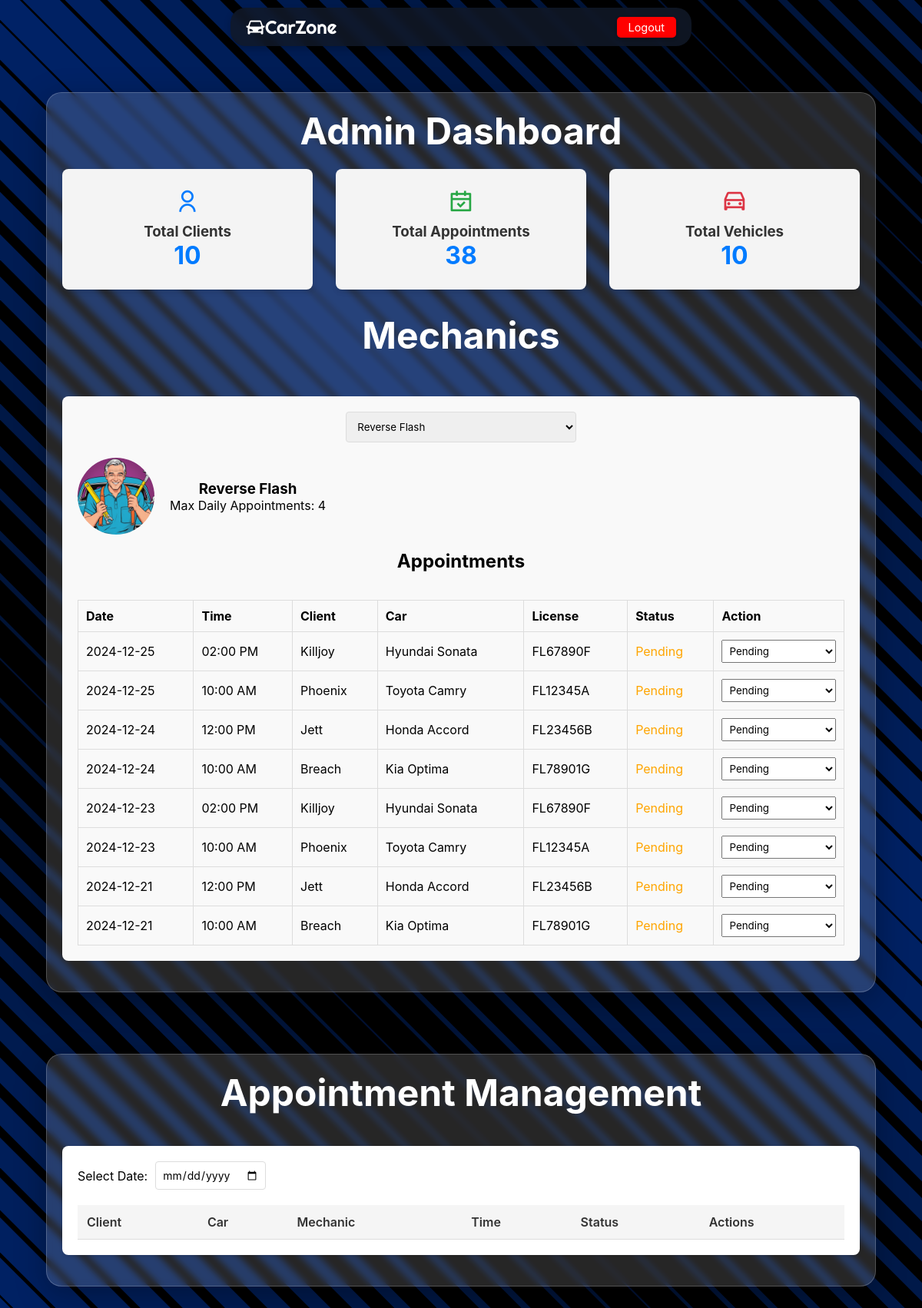
Screenshot of /admin_dashboard.php?mechanic_id=2 (signed in) with the database file from the repository.
### tables this page shows
CREATE TABLE mechanics (
    mechanic_id INT PRIMARY KEY AUTO_INCREMENT,
    name VARCHAR(100) NOT NULL,
    max_daily_appointments INT DEFAULT 4,
    image_path VARCHAR(255) DEFAULT 'assets/mechanic_X.png'
);

CREATE TABLE appointments (
    appointment_id INT PRIMARY KEY AUTO_INCREMENT,
    client_id INT NOT NULL,
    car_id INT NOT NULL,
    mechanic_id INT NOT NULL,
    appointment_date DATE NOT NULL,
    time_slot TIME NOT NULL,
    appointment_status ENUM('pending', 'scheduled', 'in_progress', 'completed') DEFAULT 'pending',
    appointment_reason TEXT,
    FOREIGN KEY (client_id) REFERENCES clients(client_id),
    FOREIGN KEY (car_id) REFERENCES cars(car_id),
    FOREIGN KEY (mechanic_id) REFERENCES mechanics(mechanic_id),
    UNIQUE (client_id, appointment_date),
    UNIQUE (mechanic_id, appointment_date, time_slot)
);

CREATE TABLE clients (
    client_id INT PRIMARY KEY AUTO_INCREMENT,
    password_hash VARCHAR(255) NOT NULL,
    name VARCHAR(100) NOT NULL,
    phone VARCHAR(15) NOT NULL,
    email VARCHAR(255),
    address TEXT NOT NULL
);

CREATE TABLE cars (
    car_id INT PRIMARY KEY AUTO_INCREMENT,
    client_id INT NOT NULL,
    car_name VARCHAR(100) NOT NULL,
    license_number VARCHAR(20) NOT NULL,
    engine_number VARCHAR(20) NOT NULL,
    FOREIGN KEY (client_id) REFERENCES clients(client_id)
);

### admin_dashboard.php (the view, shortened to what this page needs)
<?php
require_once 'dbconnection.php';
function getTotalCounts($conn) {
    $counts = [];
    $result = $conn->query("SELECT COUNT(*) as total_clients FROM clients");
    $counts['total_clients'] = $result->fetch_assoc()['total_clients'];
    $result = $conn->query("SELECT COUNT(*) as total_appointments FROM appointments");
    $counts['total_appointments'] = $result->fetch_assoc()['total_appointments'];
    $result = $conn->query("SELECT COUNT(*) as total_vehicles FROM cars");
    $counts['total_vehicles'] = $result->fetch_assoc()['total_vehicles'];
    return $counts;
}
function getAllMechanics($conn) {
    $result = $conn->query("SELECT * FROM mechanics ORDER BY name");
    return $result->fetch_all(MYSQLI_ASSOC);
}
function getMechanicDetails($conn, $mechanic_id) {
    $stmt = $conn->prepare("SELECT * FROM mechanics WHERE mechanic_id = ?");
    $stmt->bind_param("i", $mechanic_id);
    $stmt->execute();
    return $stmt->get_result()->fetch_assoc();
}
function getMechanicAppointments($conn, $mechanic_id) {
    $stmt = $conn->prepare("
        SELECT a.*, c.name AS client_name, car.car_name, car.license_number
        FROM appointments a
        JOIN clients c ON a.client_id = c.client_id
        JOIN cars car ON a.car_id = car.car_id
        WHERE a.mechanic_id = ?
        ORDER BY a.appointment_date DESC
    ");
    $stmt->bind_param("i", $mechanic_id);
    $stmt->execute();
    return $stmt->get_result()->fetch_all(MYSQLI_ASSOC);
}
$dashboardCounts = getTotalCounts($conn);
$mechanics = getAllMechanics($conn);
$selectedMechanicDetails = null;
$selectedMechanicAppointments = [];
if (isset($_GET['mechanic_id'])) {
    $selectedMechanicDetails = getMechanicDetails($conn, $_GET['mechanic_id']);
    $selectedMechanicAppointments = getMechanicAppointments($conn, $_GET['mechanic_id']);
}
?>
<!DOCTYPE html>
<html lang="en">
<head>
    <link rel="stylesheet" href="css/admin_dcss.css">
    <link href="https://cdn.jsdelivr.net/npm/remixicon@4.5.0/fonts/remixicon.css" rel="stylesheet"/>
</head>
<body>
    <div class="navbar">
        <h1><i class="ri-roadster-fill"></i>CarZone</h1>
        <div class="nav-content">
            <a href="admin_login.php" class="login-btn">Logout</a>
        </div>
    </div>
    <div class="app_container">
        <h1>Admin Dashboard</h1>
        <div class="dashboard-grid">
            <div class="dashboard-card">
                <i class="ri-user-line" style="font-size: 2em; color: #007bff;"></i>
                <h3>Total Clients</h3>
                <div class="count"><?php echo $dashboardCounts['total_clients']; ?></div>
            </div>
            <div class="dashboard-card">
                <i class="ri-calendar-check-line" style="font-size: 2em; color: #28a745;"></i>
                <h3>Total Appointments</h3>
                <div class="count"><?php echo $dashboardCounts['total_appointments']; ?></div>
            </div>
            <div class="dashboard-card">
                <i class="ri-car-line" style="font-size: 2em; color: #dc3545;"></i>
                <h3>Total Vehicles</h3>
                <div class="count"><?php echo $dashboardCounts['total_vehicles']; ?></div>
            </div>
        </div>
        <h1 style="color:white">Mechanics</h1>
        <div class="mechanics-section">
            <form method="get">
                <select name="mechanic_id" class="mechanics-dropdown" onchange="this.form.submit()">
                    <?php foreach($mechanics as $mechanic): ?>
                        <option value="<?php echo $mechanic['mechanic_id']; ?>"
                            <?php echo (isset($_GET['mechanic_id']) && $_GET['mechanic_id'] == $mechanic['mechanic_id']) ? 'selected' : ''; ?>>
                            <?php echo htmlspecialchars($mechanic['name']); ?>
                        </option>
                    <?php endforeach; ?>
                </select>
            </form>
            <?php if ($selectedMechanicDetails): ?>
                <div class="mechanic-details">
                    <img src="<?php echo htmlspecialchars($selectedMechanicDetails['image_path']); ?>"
                         alt="<?php echo htmlspecialchars($selectedMechanicDetails['name']); ?>">
                    <div>
                        <h3><?php echo htmlspecialchars($selectedMechanicDetails['name']); ?></h3>
                        <p>Max Daily Appointments: <?php echo $selectedMechanicDetails['max_daily_appointments']; ?></p>
                    </div>
                </div>
                <h2>Appointments</h2>
                <br>
                <table class="appointments-table">
                    <thead>
                        <tr>
                            <th>Date</th>
                            <th>Time</th>
                            <th>Client</th>
                            <th>Car</th>
                            <th>License</th>
                            <th>Status</th>
                            <th>Action</th>
                        </tr>
                    </thead>
                    <tbody>
                        <?php foreach($selectedMechanicAppointments as $appointment): ?>
                        <tr>
                            <td><?php echo htmlspecialchars($appointment['appointment_date']); ?></td>
                            <td><?php echo date('h:i A', strtotime($appointment['time_slot'])); ?></td>
                            <td><?php echo htmlspecialchars($appointment['client_name']); ?></td>
                            <td><?php echo htmlspecialchars($appointment['car_name']); ?></td>
                            <td><?php echo htmlspecialchars($appointment['license_number']); ?></td>
                            <td class="status-<?php echo htmlspecialchars($appointment['appointment_status']); ?>">
                                <?php echo htmlspecialchars(ucfirst(str_replace('_', ' ', $appointment['appointment_status']))); ?>
                            </td>
                            <td>
                                <form method="post">
                                    <select name="appointment_status" class="status-dropdown" onchange="this.form.submit()">
                                        <option value="pending" <?php echo $appointment['appointment_status'] == 'pending' ? 'selected' : ''; ?>>Pending</option>
                                    </select>
                                </form>
                            </td>
                        </tr>
                        <?php endforeach; ?>
                    </tbody>
                </table>
            <?php endif; ?>
        </div>
    </div>
    <div class="app2_container">
        <h1 style="color:white;">Appointment Management</h1>
        <div class="appointment-section">
            <form class="date-selector">
                <label>Select Date:</label>
                <input type="date" name="date"
                       value="<?php echo isset($_GET['date']) ? $_GET['date'] : '';  ?>"
                       onchange="this.form.submit()">
            </form>
            <div class="appointments-container">
                <table class="daily-appointments-table">
                    <thead>
                        <tr>
                            <th>Client</th>
                            <th>Car</th>
                            <th>Mechanic</th>
                            <th>Time</th>
                            <th>Status</th>
                            <th>Actions</th>
                        </tr>
                    </thead>
                </table>
            </div>
           </div>
           </div>
</body>
</html>

### css/admin_dcss.css (style rules this page uses)
* { margin: 0; padding: 0; box-sizing: border-box; font-family: -apple-system, BlinkMacSystemFont, "Segoe UI", Roboto, sans-serif; }
body { display: flex; flex-direction: column; align-items: center; justify-content: flex-start; min-height: 100vh; background-color: #000; background-size: cover; background-attachment: fixed; padding-top: 80px; scroll-behavior: smooth; }
h1 { font-size: 3rem; color: #fff; }
.status-pending { color: orange; }
.navbar { color: whitesmoke; position: fixed; top: 10px; left: 50%; transform: translateX(-50%); width: 50%; display: flex; align-items: center; justify-content: space-between; padding: 10px 20px; background-color: rgba(17, 25, 40, 0.85); backdrop-filter: blur(5px); border-radius: 20px; box-shadow: 0 4px 10px rgba(0, 0, 0, 0.2); z-index: 1000; }
.navbar h1 { font-size: 1.5rem; color: #fff; font-family: "Righteous", sans-serif; font-weight: 400; font-style: normal; }
.nav-content a { padding: 5px 15px; color: #fff; text-decoration: none; background-color: #ff0000; border-radius: 5px; font-size: 0.9rem; box-shadow: 0 2px 4px rgba(0, 0, 0, 0.2); transition: background-color 0.3s ease; }
.app_container, .app2_container { display: flex; flex-direction: column; justify-content: center; align-items: center; width: 90%; max-width: 1400px; margin: 5vh 0; padding: 20px; border-radius: 20px; background: rgba(255, 255, 255, 0.15); box-shadow: 0 10px 40px rgba(0, 0, 0, 0.3); backdrop-filter: blur(4px); -webkit-backdrop-filter: blur(4px); border: 1px solid rgba(255, 255, 255, 0.2); text-align: center; }
.app_container > *, .app2_container > * { margin-bottom: 20px; width: 100%; }
.dashboard-grid { display: grid; grid-template-columns: repeat(3, 1fr); gap: 30px; margin-bottom: 30px; }
.dashboard-card { background-color: #f4f4f4; border-radius: 8px; padding: 25px; text-align: center; box-shadow: 0 4px 6px rgba(0, 0, 0, 0.1); }
.dashboard-card h3 { margin-top: 10px; color: #333; }
.dashboard-card .count { font-size: 2em; font-weight: bold; color: #007bff; }
.mechanics-section { margin-top: 30px; background-color: #f9f9f9; padding: 20px; border-radius: 8px; }
.mechanics-section h2 { margin-bottom: 2vh; }
.mechanics-dropdown { width: 30%; padding: 10px; margin-bottom: 20px; border: 1px solid #ddd; border-radius: 4px; }
.mechanic-details { display: flex; align-items: center; margin-bottom: 20px; }
.mechanic-details img { width: 100px; height: 100px; border-radius: 50%; margin-right: 20px; object-fit: cover; }
.appointments-table { width: 100%; border-collapse: collapse; }
.appointments-table th, .appointments-table td { border: 1px solid #ddd; padding: 10px; text-align: left; }
.status-dropdown { width: 100%; padding: 5px; }
.appointment-section { padding: 20px; background: #fff; border-radius: 8px; box-shadow: 0 2px 4px rgba(0, 0, 0, 0.1); margin-top: 20px; }
.date-selector { margin-bottom: 20px; display: flex; align-items: center; gap: 10px; }
.date-selector input[type="date"] { padding: 8px; border: 1px solid #ddd; border-radius: 4px; font-size: 14px; }
.daily-appointments-table { width: 100%; border-collapse: collapse; margin-top: 20px; }
.daily-appointments-table th, .daily-appointments-table td { padding: 12px; text-align: left; border-bottom: 1px solid #ddd; }
.daily-appointments-table th { background-color: #f5f5f5; font-weight: 600; color: #333; }

### rows the page displays
mechanics: image_path (picture), name "Reverse Flash", max_daily_appointments "4"
appointments: appointment_date "2024-12-25", time_slot "02:00 PM", client.name "Killjoy", car.car_name "Hyundai Sonata", car.license_number "FL67890F", appointment_status "Pending"
appointments: appointment_date "2024-12-25", time_slot "10:00 AM", client.name "Phoenix", car.car_name "Toyota Camry", car.license_number "FL12345A", appointment_status "Pending"
appointments: appointment_date "2024-12-24", time_slot "12:00 PM", client.name "Jett", car.car_name "Honda Accord", car.license_number "FL23456B", appointment_status "Pending"
appointments: appointment_date "2024-12-24", time_slot "10:00 AM", client.name "Breach", car.car_name "Kia Optima", car.license_number "FL78901G", appointment_status "Pending"
appointments: appointment_date "2024-12-23", time_slot "02:00 PM", client.name "Killjoy", car.car_name "Hyundai Sonata", car.license_number "FL67890F", appointment_status "Pending"
appointments: appointment_date "2024-12-23", time_slot "10:00 AM", client.name "Phoenix", car.car_name "Toyota Camry", car.license_number "FL12345A", appointment_status "Pending"
appointments: appointment_date "2024-12-21", time_slot "12:00 PM", client.name "Jett", car.car_name "Honda Accord", car.license_number "FL23456B", appointment_status "Pending"
appointments: appointment_date "2024-12-21", time_slot "10:00 AM", client.name "Breach", car.car_name "Kia Optima", car.license_number "FL78901G", appointment_status "Pending"

### other values shown
$dashboardCounts['total_clients'] "10"
$dashboardCounts['total_appointments'] "38"
$dashboardCounts['total_vehicles'] "10"
form field mechanic_id "Reverse Flash"
